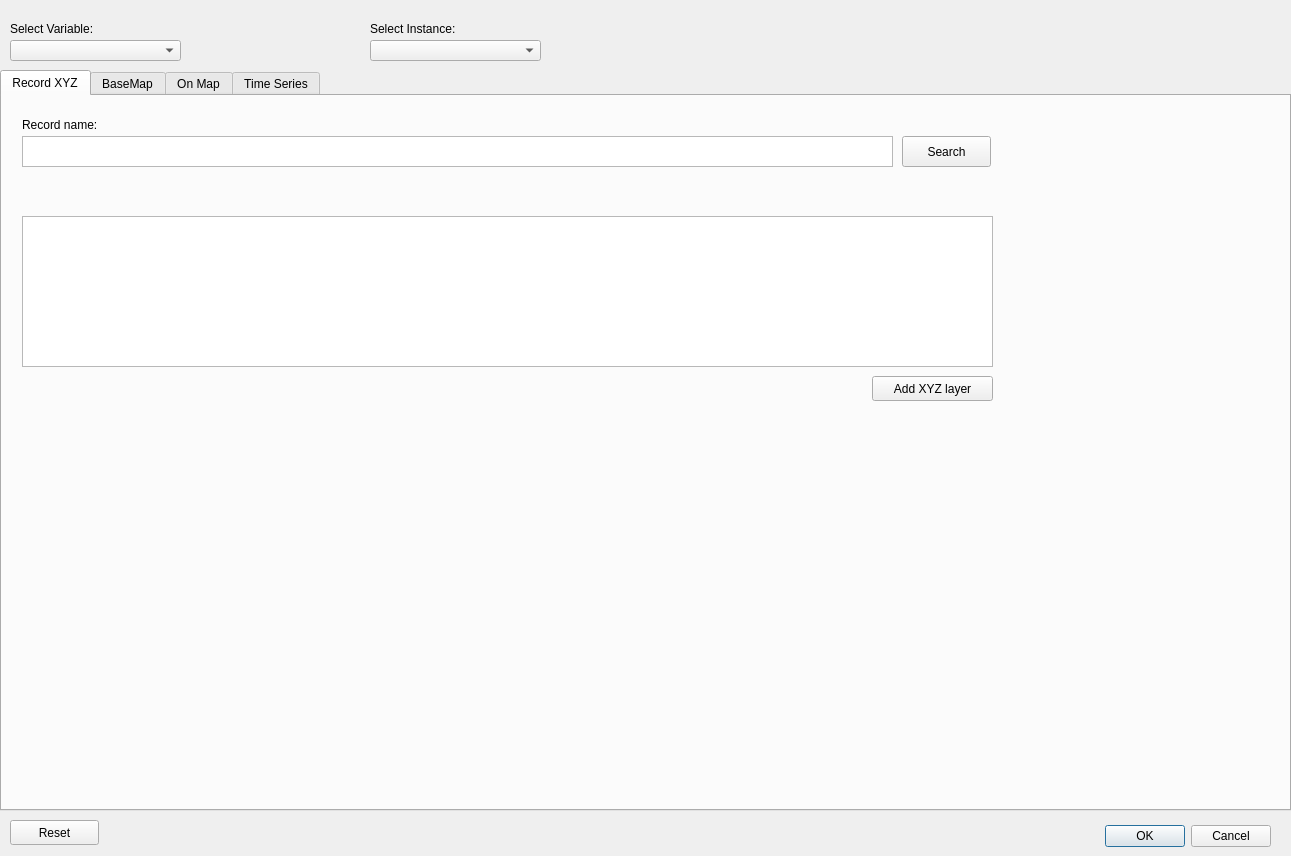
<?xml version="1.0" encoding="UTF-8"?>
<ui version="4.0">
 <class>geocubeviewerDialogBase</class>
 <widget class="QDialog" name="geocubeviewerDialogBase">
  <property name="geometry">
   <rect>
    <x>0</x>
    <y>0</y>
    <width>1291</width>
    <height>856</height>
   </rect>
  </property>
  <property name="windowTitle">
   <string>geocubeviewer</string>
  </property>
  <widget class="QDialogButtonBox" name="button_box">
   <property name="geometry">
    <rect>
     <x>930</x>
     <y>820</y>
     <width>341</width>
     <height>32</height>
    </rect>
   </property>
   <property name="orientation">
    <enum>Qt::Horizontal</enum>
   </property>
   <property name="standardButtons">
    <set>QDialogButtonBox::Cancel|QDialogButtonBox::Ok</set>
   </property>
  </widget>
  <widget class="QTabWidget" name="limitRecords">
   <property name="geometry">
    <rect>
     <x>0</x>
     <y>70</y>
     <width>1291</width>
     <height>741</height>
    </rect>
   </property>
   <property name="sizePolicy">
    <sizepolicy hsizetype="Expanding" vsizetype="Expanding">
     <horstretch>0</horstretch>
     <verstretch>0</verstretch>
    </sizepolicy>
   </property>
   <property name="currentIndex">
    <number>4</number>
   </property>
   <widget class="QWidget" name="recordXYZ">
    <attribute name="title">
     <string>Record XYZ</string>
    </attribute>
    <widget class="QPushButton" name="addLayerPushButton">
     <property name="geometry">
      <rect>
       <x>870</x>
       <y>280</y>
       <width>121</width>
       <height>25</height>
      </rect>
     </property>
     <property name="text">
      <string>Add XYZ layer</string>
     </property>
    </widget>
    <widget class="QTextEdit" name="recordTextEdit">
     <property name="geometry">
      <rect>
       <x>20</x>
       <y>40</y>
       <width>871</width>
       <height>31</height>
      </rect>
     </property>
     <property name="font">
      <font>
       <pointsize>9</pointsize>
      </font>
     </property>
    </widget>
    <widget class="QLabel" name="label_3">
     <property name="geometry">
      <rect>
       <x>20</x>
       <y>20</y>
       <width>141</width>
       <height>17</height>
      </rect>
     </property>
     <property name="text">
      <string>Record name:</string>
     </property>
    </widget>
    <widget class="QPushButton" name="searchRecordPushButton">
     <property name="geometry">
      <rect>
       <x>900</x>
       <y>40</y>
       <width>89</width>
       <height>31</height>
      </rect>
     </property>
     <property name="text">
      <string>Search</string>
     </property>
    </widget>
    <widget class="QLabel" name="recordResult">
     <property name="geometry">
      <rect>
       <x>100</x>
       <y>70</y>
       <width>371</width>
       <height>31</height>
      </rect>
     </property>
     <property name="text">
      <string/>
     </property>
    </widget>
    <widget class="QListView" name="recordList">
     <property name="geometry">
      <rect>
       <x>20</x>
       <y>120</y>
       <width>971</width>
       <height>151</height>
      </rect>
     </property>
     <property name="font">
      <font>
       <pointsize>9</pointsize>
      </font>
     </property>
    </widget>
   </widget>
   <widget class="QWidget" name="baseMap">
    <attribute name="title">
     <string>BaseMap</string>
    </attribute>
    <widget class="QDateTimeEdit" name="fromDate">
     <property name="geometry">
      <rect>
       <x>22</x>
       <y>40</y>
       <width>194</width>
       <height>26</height>
      </rect>
     </property>
     <property name="font">
      <font>
       <pointsize>9</pointsize>
      </font>
     </property>
     <property name="calendarPopup">
      <bool>true</bool>
     </property>
    </widget>
    <widget class="QDateTimeEdit" name="toDate">
     <property name="geometry">
      <rect>
       <x>22</x>
       <y>110</y>
       <width>194</width>
       <height>26</height>
      </rect>
     </property>
     <property name="font">
      <font>
       <pointsize>9</pointsize>
      </font>
     </property>
     <property name="calendarPopup">
      <bool>true</bool>
     </property>
    </widget>
    <widget class="QLabel" name="label_4">
     <property name="geometry">
      <rect>
       <x>22</x>
       <y>20</y>
       <width>141</width>
       <height>17</height>
      </rect>
     </property>
     <property name="text">
      <string>Select Start Date:</string>
     </property>
    </widget>
    <widget class="QLabel" name="label_5">
     <property name="geometry">
      <rect>
       <x>22</x>
       <y>90</y>
       <width>141</width>
       <height>17</height>
      </rect>
     </property>
     <property name="text">
      <string>Select End Date:</string>
     </property>
    </widget>
    <widget class="QTextEdit" name="tagsList">
     <property name="geometry">
      <rect>
       <x>22</x>
       <y>180</y>
       <width>521</width>
       <height>31</height>
      </rect>
     </property>
     <property name="font">
      <font>
       <pointsize>9</pointsize>
      </font>
     </property>
    </widget>
    <widget class="QLabel" name="label_6">
     <property name="geometry">
      <rect>
       <x>22</x>
       <y>160</y>
       <width>501</width>
       <height>17</height>
      </rect>
     </property>
     <property name="text">
      <string>Record Tags: (ex: `tag1Key:tag1Value,tag2Key:tag2Value...`)</string>
     </property>
    </widget>
    <widget class="QPushButton" name="baseMapSearchButton">
     <property name="geometry">
      <rect>
       <x>550</x>
       <y>180</y>
       <width>89</width>
       <height>31</height>
      </rect>
     </property>
     <property name="text">
      <string>Search</string>
     </property>
    </widget>
    <widget class="QListView" name="baseMapRecordsList">
     <property name="geometry">
      <rect>
       <x>22</x>
       <y>241</y>
       <width>971</width>
       <height>301</height>
      </rect>
     </property>
     <property name="font">
      <font>
       <pointsize>9</pointsize>
      </font>
     </property>
    </widget>
    <widget class="QPushButton" name="baseMapAddLayer">
     <property name="geometry">
      <rect>
       <x>830</x>
       <y>550</y>
       <width>161</width>
       <height>31</height>
      </rect>
     </property>
     <property name="text">
      <string>Add Multi XYZ Layer</string>
     </property>
    </widget>
    <widget class="QLabel" name="basemapResult">
     <property name="geometry">
      <rect>
       <x>130</x>
       <y>220</y>
       <width>291</width>
       <height>17</height>
      </rect>
     </property>
     <property name="font">
      <font>
       <pointsize>9</pointsize>
      </font>
     </property>
     <property name="text">
      <string/>
     </property>
    </widget>
    <widget class="QComboBox" name="limitRecordComboBox">
     <property name="geometry">
      <rect>
       <x>380</x>
       <y>110</y>
       <width>86</width>
       <height>25</height>
      </rect>
     </property>
     <property name="font">
      <font>
       <pointsize>9</pointsize>
      </font>
     </property>
    </widget>
    <widget class="QLabel" name="label_7">
     <property name="geometry">
      <rect>
       <x>380</x>
       <y>90</y>
       <width>141</width>
       <height>17</height>
      </rect>
     </property>
     <property name="text">
      <string>Limit Results:</string>
     </property>
    </widget>
   </widget>
   <widget class="QWidget" name="onMap">
    <attribute name="title">
     <string>On Map</string>
    </attribute>
    <widget class="QPushButton" name="selectOnMap">
     <property name="geometry">
      <rect>
       <x>20</x>
       <y>40</y>
       <width>131</width>
       <height>25</height>
      </rect>
     </property>
     <property name="text">
      <string>Select On Map!</string>
     </property>
    </widget>
    <widget class="QLabel" name="positionOnMap">
     <property name="geometry">
      <rect>
       <x>190</x>
       <y>70</y>
       <width>291</width>
       <height>41</height>
      </rect>
     </property>
     <property name="text">
      <string/>
     </property>
    </widget>
    <widget class="QListView" name="onMapRecord">
     <property name="geometry">
      <rect>
       <x>20</x>
       <y>110</y>
       <width>971</width>
       <height>481</height>
      </rect>
     </property>
     <property name="font">
      <font>
       <pointsize>9</pointsize>
      </font>
     </property>
     <property name="selectionMode">
      <enum>QAbstractItemView::MultiSelection</enum>
     </property>
    </widget>
    <widget class="QLabel" name="label_8">
     <property name="geometry">
      <rect>
       <x>20</x>
       <y>90</y>
       <width>151</width>
       <height>17</height>
      </rect>
     </property>
     <property name="text">
      <string>Availables Time Series</string>
     </property>
    </widget>
    <widget class="QPushButton" name="addTimeSeries">
     <property name="geometry">
      <rect>
       <x>880</x>
       <y>600</y>
       <width>121</width>
       <height>25</height>
      </rect>
     </property>
     <property name="text">
      <string>Add XYZ layer</string>
     </property>
    </widget>
    <widget class="QLabel" name="onmapResult">
     <property name="geometry">
      <rect>
       <x>20</x>
       <y>600</y>
       <width>291</width>
       <height>17</height>
      </rect>
     </property>
     <property name="font">
      <font>
       <pointsize>9</pointsize>
      </font>
     </property>
     <property name="text">
      <string/>
     </property>
    </widget>
   </widget>
   <widget class="QWidget" name="timeSeries">
    <attribute name="title">
     <string>Time Series</string>
    </attribute>
    <widget class="QGraphicsView" name="graphicsView">
     <property name="geometry">
      <rect>
       <x>0</x>
       <y>120</y>
       <width>1291</width>
       <height>411</height>
      </rect>
     </property>
     <property name="sizePolicy">
      <sizepolicy hsizetype="Expanding" vsizetype="Expanding">
       <horstretch>5</horstretch>
       <verstretch>5</verstretch>
      </sizepolicy>
     </property>
     <property name="font">
      <font>
       <pointsize>15</pointsize>
      </font>
     </property>
     <property name="autoFillBackground">
      <bool>true</bool>
     </property>
     <property name="sizeAdjustPolicy">
      <enum>QAbstractScrollArea::AdjustToContents</enum>
     </property>
     <property name="dragMode">
      <enum>QGraphicsView::ScrollHandDrag</enum>
     </property>
     <property name="resizeAnchor">
      <enum>QGraphicsView::AnchorUnderMouse</enum>
     </property>
    </widget>
    <widget class="QPushButton" name="generateGraph">
     <property name="geometry">
      <rect>
       <x>640</x>
       <y>80</y>
       <width>141</width>
       <height>31</height>
      </rect>
     </property>
     <property name="text">
      <string>Re Generate Graph</string>
     </property>
    </widget>
    <widget class="QPushButton" name="selectTimeSeries">
     <property name="geometry">
      <rect>
       <x>500</x>
       <y>80</y>
       <width>121</width>
       <height>31</height>
      </rect>
     </property>
     <property name="text">
      <string>Select On Map</string>
     </property>
    </widget>
    <widget class="QDateTimeEdit" name="timeSeriesStartDate">
     <property name="geometry">
      <rect>
       <x>10</x>
       <y>30</y>
       <width>194</width>
       <height>26</height>
      </rect>
     </property>
     <property name="font">
      <font>
       <pointsize>9</pointsize>
      </font>
     </property>
     <property name="calendarPopup">
      <bool>true</bool>
     </property>
    </widget>
    <widget class="QDateTimeEdit" name="timeSeriesEndDate">
     <property name="geometry">
      <rect>
       <x>250</x>
       <y>30</y>
       <width>194</width>
       <height>26</height>
      </rect>
     </property>
     <property name="font">
      <font>
       <pointsize>9</pointsize>
      </font>
     </property>
     <property name="dateTime">
      <datetime>
       <hour>0</hour>
       <minute>0</minute>
       <second>0</second>
       <year>2022</year>
       <month>12</month>
       <day>1</day>
      </datetime>
     </property>
     <property name="calendarPopup">
      <bool>true</bool>
     </property>
    </widget>
    <widget class="QTextEdit" name="timeSeriesTextEdit">
     <property name="geometry">
      <rect>
       <x>500</x>
       <y>30</y>
       <width>281</width>
       <height>31</height>
      </rect>
     </property>
     <property name="font">
      <font>
       <pointsize>9</pointsize>
      </font>
     </property>
    </widget>
    <widget class="QLabel" name="label_9">
     <property name="geometry">
      <rect>
       <x>10</x>
       <y>10</y>
       <width>141</width>
       <height>17</height>
      </rect>
     </property>
     <property name="text">
      <string>Select Start Date:</string>
     </property>
    </widget>
    <widget class="QLabel" name="label_10">
     <property name="geometry">
      <rect>
       <x>250</x>
       <y>10</y>
       <width>141</width>
       <height>17</height>
      </rect>
     </property>
     <property name="text">
      <string>Select End Date:</string>
     </property>
    </widget>
    <widget class="QLabel" name="label_11">
     <property name="geometry">
      <rect>
       <x>500</x>
       <y>10</y>
       <width>501</width>
       <height>17</height>
      </rect>
     </property>
     <property name="text">
      <string>Record Tags:</string>
     </property>
    </widget>
    <widget class="QTextEdit" name="xCoord">
     <property name="geometry">
      <rect>
       <x>10</x>
       <y>80</y>
       <width>191</width>
       <height>31</height>
      </rect>
     </property>
     <property name="font">
      <font>
       <pointsize>9</pointsize>
      </font>
     </property>
    </widget>
    <widget class="QTextEdit" name="yCoord">
     <property name="geometry">
      <rect>
       <x>250</x>
       <y>80</y>
       <width>191</width>
       <height>31</height>
      </rect>
     </property>
     <property name="font">
      <font>
       <pointsize>9</pointsize>
      </font>
     </property>
    </widget>
    <widget class="QLabel" name="label_12">
     <property name="geometry">
      <rect>
       <x>10</x>
       <y>60</y>
       <width>111</width>
       <height>17</height>
      </rect>
     </property>
     <property name="text">
      <string>X / Latitude:</string>
     </property>
    </widget>
    <widget class="QLabel" name="label_13">
     <property name="geometry">
      <rect>
       <x>250</x>
       <y>60</y>
       <width>111</width>
       <height>17</height>
      </rect>
     </property>
     <property name="text">
      <string>Y / Longitude:</string>
     </property>
    </widget>
    <widget class="QTableView" name="graphicTableView">
     <property name="geometry">
      <rect>
       <x>0</x>
       <y>540</y>
       <width>1291</width>
       <height>171</height>
      </rect>
     </property>
     <property name="editTriggers">
      <set>QAbstractItemView::NoEditTriggers</set>
     </property>
    </widget>
    <widget class="QProgressBar" name="progressBar">
     <property name="geometry">
      <rect>
       <x>1150</x>
       <y>90</y>
       <width>118</width>
       <height>23</height>
      </rect>
     </property>
     <property name="value">
      <number>0</number>
     </property>
    </widget>
   </widget>
  </widget>
  <widget class="QLabel" name="label">
   <property name="geometry">
    <rect>
     <x>10</x>
     <y>20</y>
     <width>141</width>
     <height>17</height>
    </rect>
   </property>
   <property name="text">
    <string>Select Variable:</string>
   </property>
  </widget>
  <widget class="QComboBox" name="variablesComboBox">
   <property name="geometry">
    <rect>
     <x>10</x>
     <y>40</y>
     <width>171</width>
     <height>21</height>
    </rect>
   </property>
   <property name="font">
    <font>
     <pointsize>9</pointsize>
    </font>
   </property>
  </widget>
  <widget class="QLabel" name="label_2">
   <property name="geometry">
    <rect>
     <x>370</x>
     <y>20</y>
     <width>141</width>
     <height>17</height>
    </rect>
   </property>
   <property name="text">
    <string>Select Instance:</string>
   </property>
  </widget>
  <widget class="QComboBox" name="instanceComboBox">
   <property name="geometry">
    <rect>
     <x>370</x>
     <y>40</y>
     <width>171</width>
     <height>21</height>
    </rect>
   </property>
   <property name="font">
    <font>
     <pointsize>9</pointsize>
    </font>
   </property>
  </widget>
  <widget class="QPushButton" name="resetButton">
   <property name="geometry">
    <rect>
     <x>10</x>
     <y>820</y>
     <width>89</width>
     <height>25</height>
    </rect>
   </property>
   <property name="text">
    <string>Reset</string>
   </property>
  </widget>
  <zorder>limitRecords</zorder>
  <zorder>label</zorder>
  <zorder>variablesComboBox</zorder>
  <zorder>label_2</zorder>
  <zorder>instanceComboBox</zorder>
  <zorder>button_box</zorder>
  <zorder>resetButton</zorder>
 </widget>
 <resources/>
 <connections>
  <connection>
   <sender>button_box</sender>
   <signal>accepted()</signal>
   <receiver>geocubeviewerDialogBase</receiver>
   <slot>accept()</slot>
   <hints>
    <hint type="sourcelabel">
     <x>20</x>
     <y>20</y>
    </hint>
    <hint type="destinationlabel">
     <x>20</x>
     <y>20</y>
    </hint>
   </hints>
  </connection>
  <connection>
   <sender>button_box</sender>
   <signal>rejected()</signal>
   <receiver>geocubeviewerDialogBase</receiver>
   <slot>reject()</slot>
   <hints>
    <hint type="sourcelabel">
     <x>20</x>
     <y>20</y>
    </hint>
    <hint type="destinationlabel">
     <x>20</x>
     <y>20</y>
    </hint>
   </hints>
  </connection>
 </connections>
</ui>
